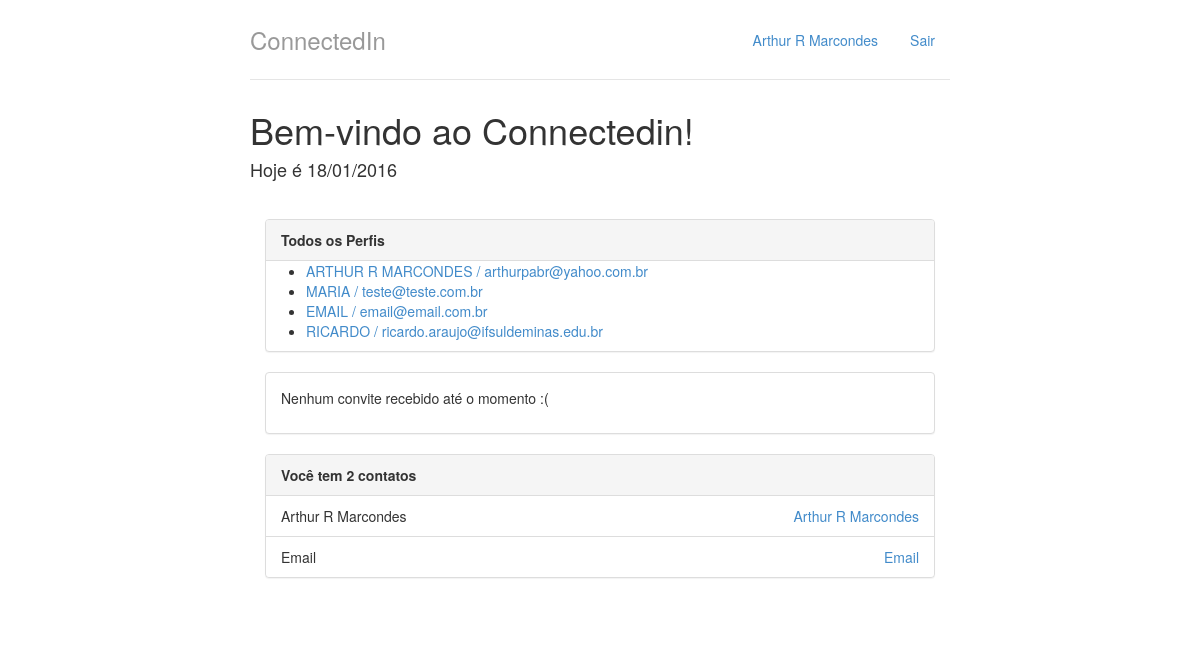
The app's page / (signed in) with its own data.
### perfis/models.py (models this page shows, shortened)
class Perfil(models.Model):
    nome = models.CharField(max_length=255, null=False)
    telefone = models.CharField(max_length=15, null=False)
    nome_empresa  = models.CharField(max_length=255, null=False)
    contatos = models.ManyToManyField('self')
    usuario = models.OneToOneField(User, related_name="perfil")
    @property
    def email(self):
        return self.usuario.email

### perfis/views.py (the view)
# urls.py: url(r'^$', views.index, name='index'),
@login_required
def index(request):
    return render(request, 'index.html', {'perfis': Perfil.objects.all(), 'perfil_logado': get_perfil_logado(request)})

### perfis/views.py (called while the page is built)
@login_required
def get_perfil_logado(request):
    return request.user.perfil

### perfis/templates/index.html
{% extends "base.html" %}
{% block body %}
<div class="col-lg-12">
    <div class="panel panel-default">
        <div class="panel-heading">
            <strong>Todos os Perfis</strong>
        </div>
        {% if perfis %}
        <ul>
            {% for perfil in perfis %}
            <li>
                <a href="{% url 'exibir' perfil.id %}">
                    {{ perfil.nome|upper }} / {{ perfil.email }}
                </a>
            </li>
            {% endfor %}
        </ul>
        {% else %}
        <p>Nenhum perfil encontrado</p>
        {% endif %}
    </div>
    <div class="panel panel-default">
        {% with total_de_convites=perfil_logado.convites_recebidos.count %}
        {% if total_de_convites %}
        <div class="panel-heading">
            <strong>Você tem {{ total_de_convites }}
                convite{{ total_de_convites|pluralize}} aguardando aprovação</strong>
        </div>
        <ul class="list-group">
            {% for convite in perfil_logado.convites_recebidos.all %}
            <li class="list-group-item">
                {{ convite.solicitante.nome }}
                <a href="{% url 'aceitar' convite.id %}" class="pull-right">Aceitar</a>
            </li>
            {% endfor %}
        </ul>
        {% else %}
        <div class="panel-body">
            <p>Nenhum convite recebido até o momento :(</p>
        </div>
        {% endif %}
        {% endwith %}
    </div>
    <div class="panel panel-default">
        {% with total_de_contatos=perfil_logado.contatos.count %}
        {% if total_de_contatos %}
        <div class="panel-heading">
            <strong>Você tem {{ total_de_contatos }}
                contato{{ total_de_contatos|pluralize}}</strong>
        </div>
        <ul class="list-group">
            {% for contato in perfil_logado.contatos.all %}
            <li class="list-group-item">
                {{ contato.nome }}
                <a href="{% url 'exibir' contato.id %}" class="pull-right">{{ contato.nome }}</a>
            </li>
            {% endfor %}
        </ul>
        {% else %}
        <div class="panel-body">
            <p>Nenhum contato até o momento :(</p>
        </div>
        {% endif %}
        {% endwith %}
    </div>
</div>
{% endblock %}

### perfis/templates/base.html (shortened to what this page needs)
{% load staticfiles %}
<!DOCTYPE html>
<html lang="pt-br">
    <head>
        <link rel="stylesheet" type="text/css" href="{% static "styles/bootstrap.css" %}">
        <link rel="stylesheet" type="text/css" href="{% static "styles/main.css" %}">
    </head>
    <body>
        <div class="container">
            <div class="header">
                <ul class="nav nav-pills pull-right">
                    <li><a href="{% url 'index' %}">{{ perfil_logado.nome }}</a></li>
                    <li><a href="/logout/">Sair</a></li>
                </ul>
                <h3 class="text-muted">ConnectedIn</h3>
            </div>
            <div>
                <h1>Bem-vindo ao Connectedin!</h1>
                <h4>Hoje é {% now "d/m/Y" %}</h4>
            </div>
            <div class="row content">
                {% block body %}
                {% endblock %}
            </div>
        </div>
    </body>
</html>

### perfis/static/styles/main.css (style rules this page uses)
body { padding-top: 20px; padding-bottom: 20px; }
.header, .content, .footer { padding-left: 15px; padding-right: 15px; }
.header { border-bottom: 1px solid #e5e5e5; }
.header h3 { margin-top: 0; margin-bottom: 0; line-height: 40px; padding-bottom: 19px; }
@media (min-width: 768px) { .container { max-width: 730px; } }
.content { margin: 40px 0; }
@media screen and (min-width: 768px) { .header, .content, .footer { padding-left: 0; padding-right: 0; } }
@media screen and (min-width: 768px) { .header { margin-bottom: 30px; } }

### records on screen
Perfil: nome "Arthur R Marcondes", nome "ARTHUR R MARCONDES", email "arthurpabr@yahoo.com.br"
Perfil: nome "MARIA", email "teste@teste.com.br"
Perfil: nome "EMAIL", email "email@email.com.br", nome "Email"
Perfil: nome "RICARDO", email "ricardo.araujo@ifsuldeminas.edu.br"

### other values on screen
{{ total_de_contatos }} "2"
